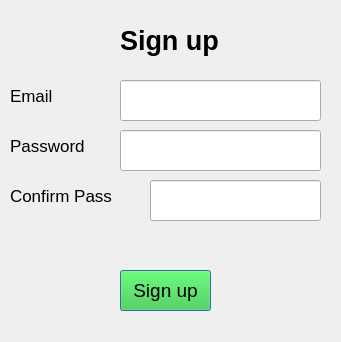
<?xml version="1.0" encoding="UTF-8"?>
<ui version="4.0">
 <class>Dialog</class>
 <widget class="QDialog" name="Dialog">
  <property name="geometry">
   <rect>
    <x>0</x>
    <y>0</y>
    <width>341</width>
    <height>342</height>
   </rect>
  </property>
  <property name="windowTitle">
   <string>Dialog</string>
  </property>
  <widget class="QLabel" name="label">
   <property name="geometry">
    <rect>
     <x>120</x>
     <y>20</y>
     <width>141</width>
     <height>41</height>
    </rect>
   </property>
   <property name="styleSheet">
    <string notr="true">font-size:20pt;
font-weight:bold</string>
   </property>
   <property name="text">
    <string>Sign up</string>
   </property>
  </widget>
  <widget class="QLabel" name="label_2">
   <property name="geometry">
    <rect>
     <x>10</x>
     <y>80</y>
     <width>101</width>
     <height>31</height>
    </rect>
   </property>
   <property name="styleSheet">
    <string notr="true">font-size:13pt</string>
   </property>
   <property name="text">
    <string>Email</string>
   </property>
  </widget>
  <widget class="QLabel" name="label_3">
   <property name="geometry">
    <rect>
     <x>10</x>
     <y>130</y>
     <width>101</width>
     <height>31</height>
    </rect>
   </property>
   <property name="styleSheet">
    <string notr="true">font-size:13pt</string>
   </property>
   <property name="text">
    <string>Password</string>
   </property>
  </widget>
  <widget class="QLabel" name="label_4">
   <property name="geometry">
    <rect>
     <x>10</x>
     <y>180</y>
     <width>131</width>
     <height>31</height>
    </rect>
   </property>
   <property name="styleSheet">
    <string notr="true">font-size:13pt</string>
   </property>
   <property name="text">
    <string>Confirm Pass</string>
   </property>
  </widget>
  <widget class="QLineEdit" name="email">
   <property name="geometry">
    <rect>
     <x>120</x>
     <y>80</y>
     <width>201</width>
     <height>41</height>
    </rect>
   </property>
   <property name="styleSheet">
    <string notr="true">font-size:12pt</string>
   </property>
  </widget>
  <widget class="QLineEdit" name="password">
   <property name="geometry">
    <rect>
     <x>120</x>
     <y>130</y>
     <width>201</width>
     <height>41</height>
    </rect>
   </property>
   <property name="styleSheet">
    <string notr="true">font-size:12pt</string>
   </property>
  </widget>
  <widget class="QLineEdit" name="confirmpass">
   <property name="geometry">
    <rect>
     <x>150</x>
     <y>180</y>
     <width>171</width>
     <height>41</height>
    </rect>
   </property>
   <property name="styleSheet">
    <string notr="true">font-size:12pt</string>
   </property>
  </widget>
  <widget class="QPushButton" name="signupbutton">
   <property name="geometry">
    <rect>
     <x>120</x>
     <y>270</y>
     <width>91</width>
     <height>41</height>
    </rect>
   </property>
   <property name="styleSheet">
    <string notr="true">font-size:14pt;
background-color:LimeGreen
</string>
   </property>
   <property name="text">
    <string>Sign up</string>
   </property>
  </widget>
 </widget>
 <resources/>
 <connections/>
</ui>
